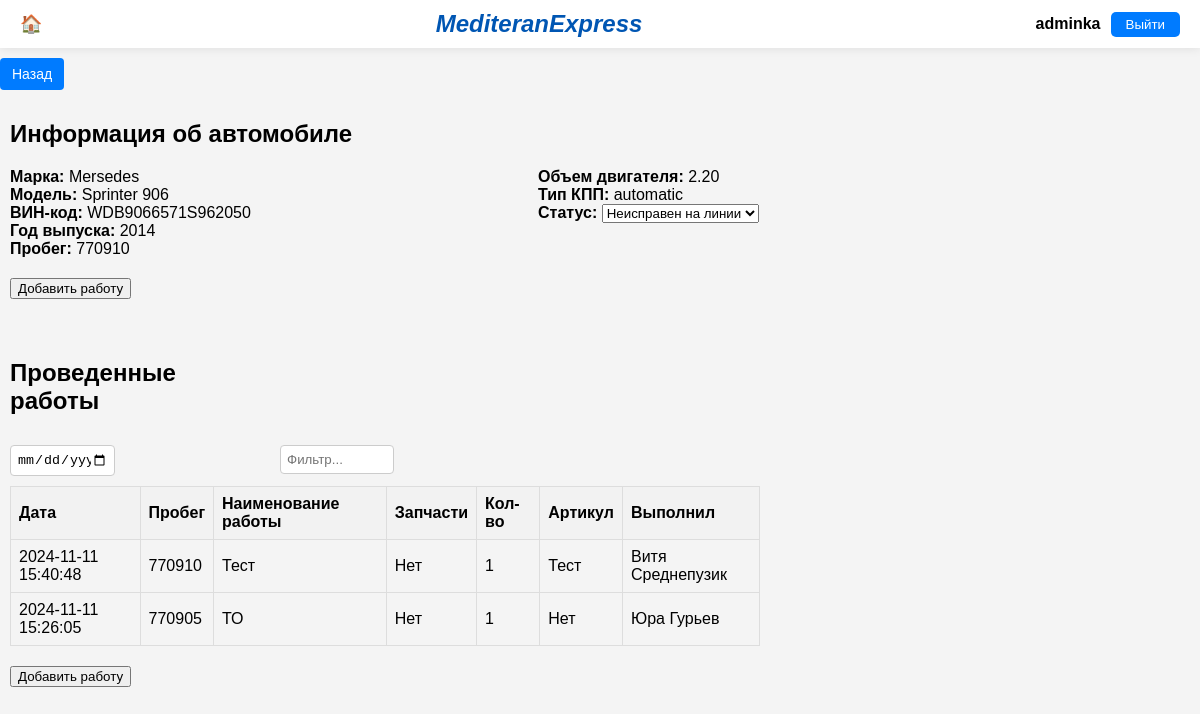
/autopark/car/WDB9066571S962050/ (signed in), run on the app's committed database.
### main/models.py (models this page shows, shortened)
class Car(models.Model):
    STATUS_CHOICES = [
        ('Исправен на линии', 'Исправен на линии'),
        ('Неисправен на линии', 'Неисправен на линии'),
        ('В ремонте', 'В ремонте'),
        ('Утиль', 'Утиль'),
    ]
    brand = models.CharField(max_length=100)  # Марка автомобиля
    model = models.CharField(max_length=100)  # Модель автомобиля
    vin_code = models.CharField(max_length=17, unique=True, primary_key=True)  # Вин-код
    engine_number = models.CharField(max_length=100)  # Номер двигателя
    engine_volume = models.DecimalField(max_digits=5, decimal_places=2)  # Объем двигателя
    year_of_manufacture = models.IntegerField()  # Год выпуска
    mileage = models.IntegerField(default=0)  # Пробег
    gearbox_type = models.CharField(max_length=50)  # Вид КПП
    state_number = models.CharField(max_length=20)  # Госномер
    status = models.CharField(max_length=50)  # Статус

### main/views.py (the view)
# urls.py: path('autopark/car/<str:vin_code>/', views.car_detail, name='car_detail'),
def car_detail(request, vin_code):
    car = get_object_or_404(Car, vin_code=vin_code)
    vin_code_table = f"work_{vin_code.replace('-', '_')}"
    with connection.cursor() as cursor:
        cursor.execute(f"SELECT date, mileage, work_name, used_parts, quantity, article, executor FROM {vin_code_table} ORDER BY date DESC")
        work_records = cursor.fetchall()
    context = {
        'car': car,
        'works': work_records,  # Передаем работы в шаблон
    }
    return render(request, 'main/car_detail.html', context)

### main/templates/main/car_detail.html (shortened to what this page needs)
{% extends 'main/base.html' %}
{% block content %}
            <a href="{% url 'autopark_main' %}" class="back-button">Назад</a>
<div class="container">
    <div class="car-info">
        <h2>Информация об автомобиле</h2>
        <div class="car-details">
            <div class="car-detail">
                <strong>Марка:</strong> {{ car.brand }}<br>
                <strong>Модель:</strong> {{ car.model }}<br>
                <strong>ВИН-код:</strong> {{ car.vin_code }}<br>
                <strong>Год выпуска:</strong> {{ car.year_of_manufacture }}<br>
                <strong>Пробег:</strong> {{ car.mileage }}<br>
            </div>
            <div class="car-detail">
                <strong>Объем двигателя:</strong> {{ car.engine_volume }}<br>
                <strong>Тип КПП:</strong> {{ car.gearbox_type }}<br>
                <strong>Статус:</strong>
                <select id="status" name="status" onchange="updateCarStatus('{{ car.vin_code }}')">
                    <option value="Неисправен на линии" {% if car.status == "Неисправен на линии" %}selected{% endif %}>Неисправен на линии</option>
                </select><br>
            </div>
        </div>
    </div>
    <button id="openAddWorkPopupButton" style="margin-bottom: 20px;">Добавить работу</button>
    <div class="work-table-container">
        <h2>Проведенные работы</h2>
        <div class="filters-grid">
            <div class="filter-date">
                <input type="date" id="dateFilter" onkeyup="filterByDate()">
            </div>
            <div class="filter-work">
                <input type="text" id="workFilter" placeholder="Фильтр..." onkeyup="filterWorks()">
            </div>
        </div>
        <table id="workTable" class="work-table">
            <thead>
                <tr>
                    <th onclick="sortTable(0)">Дата</th>
                    <th onclick="sortTable(1)">Пробег</th>
                    <th onclick="sortTable(2)">Наименование работы</th>
                    <th>Запчасти</th>
                    <th>Кол-во</th>
                    <th>Артикул</th>
                    <th>Выполнил</th>
                </tr>
            </thead>
            <tbody>
                 {% for work in works%}
                    <tr>
                        <td>{{ work.0 }}</td>
                        <td>{{ work.1 }}</td>
                        <td>{{ work.2 }}</td>
                        <td>{{ work.3 }}</td>
                        <td>{{ work.4 }}</td>
                        <td>{{ work.5 }}</td>
                        <td>{{ work.6 }}</td>
                    </tr>
                {% empty %}
                    <tr>
                        <td colspan="6">No work records found.</td>
                    </tr>
                {% endfor %}
            </tbody>
        </table>
    </div>
    <button id="openAddWorkPopupButton">Добавить работу</button>
</div>
{% endblock %}

### main/templates/main/base.html (shortened to what this page needs)
<!DOCTYPE html>
<html lang="en">
<head>
    {% load static %}
    <link rel="stylesheet" href="{% static 'css/styles.css' %}">
</head>
<body>
    <div class="header">
        <a href="{% url 'home' %}" class="home-link">🏠</a>
        <div class="title">MediteranExpress</div>
        {% if user.is_authenticated %}
        <div class="user-info">
            <span class="username">{{ user.username }}</span>
            <a href="{% url 'login' %}">
                <button class="sign-out">Выйти</button>
            </a>
        </div>
        {% else %}
        <a href="{% url 'login' %}">
            <button class="sign-in">Sign in</button>
        </a>
        {% endif %}
    </div>
    {% block content %}{% endblock %}
</body>
</html>

### static/css/styles.css (style rules this page uses)
body { font-family: Arial, sans-serif; background-color: #f4f4f9; }

### main/templates/main/base.html (style rules this page uses)
body { font-family: Arial, sans-serif; margin: 0; padding: 0; background-color: #f4f4f4; }
.header { background-color: #fff; padding: 10px 20px; display: flex; justify-content: space-between; align-items: center; box-shadow: 0 0 10px rgba(0, 0, 0, 0.1); }
.user-info { display: flex; align-items: center; gap: 10px; }
.username { font-weight: bold; }
.sign-out, .sign-in { background-color: #007bff; color: white; border: none; padding: 5px 15px; border-radius: 5px; cursor: pointer; }
.header .title { font-size: 24px; color: #0056b3; font-weight: bold; font-style: italic; }
.header .home-link { text-decoration: none; color: #333; font-size: 18px; }

### main/templates/main/car_detail.html (style rules this page uses)
.container { width: 80%; margin: 10px; }
.car-info { margin-bottom: 20px; }
.car-details { display: flex; justify-content: space-between; }
.car-detail { width: 45%; }
.work-table-container { margin-top: 20px; width: 60%; display: grid; grid-template-columns: 150px 100px 100px 150px 100px 100px; gap: 10px; margin-bottom: 20px; }
.work-table { width: 100%; border-collapse: collapse; }
.work-table th, .work-table td { border: 1px solid #ddd; padding: 8px; text-align: left; }
.work-table th { cursor: pointer; background-color: #f2f2f2; }
.filters-grid { display: contents; }
.filter-date { grid-column: 1 / 2; }
.filter-work { grid-column: 3 / 4; }
#dateFilter { width: 70%; box-sizing: border-box; }
#workFilter { width: 100%; box-sizing: content-box; margin-left: 0px; }
.work-table { grid-column: 1 / -1; }
.back-button { display: inline-block; padding: 8px 12px; margin: 10px 0; font-size: 14px; color: white; background-color: #007bff; border: none; border-radius: 4px; text-decoration: none; cursor: pointer; transition: background-color 0.3s, box-shadow 0.3s; }
input[type="text"], input[type="number"], input[type="date"] { width: 100%; padding: 6px; border: 1px solid #ccc; border-radius: 4px; box-sizing: border-box; }

### data on the page
Car: brand "Mersedes", model "Sprinter 906", vin_code "WDB9066571S962050", year_of_manufacture "2014", mileage "770910", engine_volume "2.20", gearbox_type "automatic", status "Неисправен на линии"
work_WDB9066571S962050: date "2024-11-11 15:40:48", mileage "770910", work "Тест", used_parts "Нет", quantity "1", executor "Витя Среднепузик"
work_WDB9066571S962050: date "2024-11-11 15:26:05", mileage "770905", work_name "ТО", work "Нет", quantity "1", executor "Юра Гурьев"

### other printed values
{{ user.username }} "adminka"
